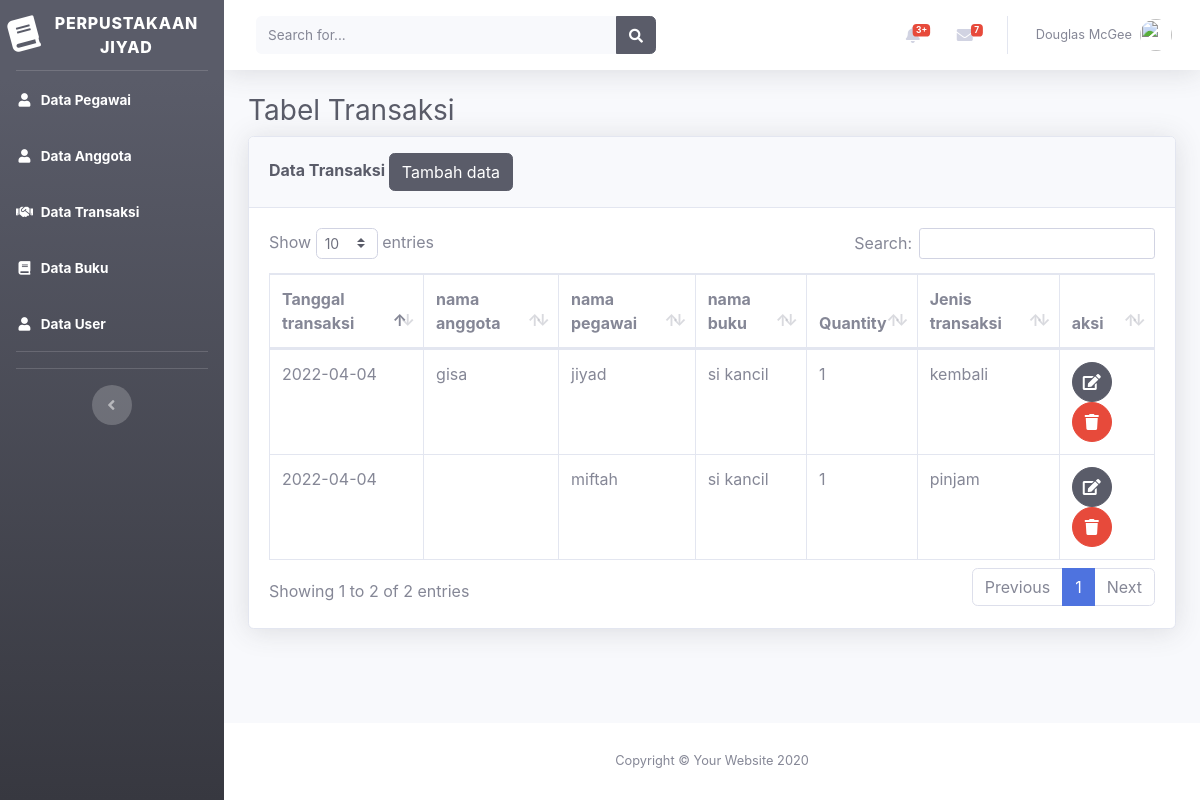
Page /beranda.php?page=transaksi on the committed database.
### tables this page shows
CREATE TABLE `tabel_transaksi` (
  `id_transaksi` int(5) NOT NULL,
  `tanggal_transaksi` date NOT NULL,
  `id_anggota` int(5) NOT NULL,
  `id_pegawai` int(5) NOT NULL,
  `id_buku` int(7) NOT NULL,
  `quantity` int(2) NOT NULL,
  `jenis_transaksi` enum('pinjam','kembali') NOT NULL
);

CREATE TABLE `tabel_anggota` (
  `id_anggota` int(5) NOT NULL,
  `nama_anggota` varchar(50) NOT NULL,
  `jenis_kelamin` varchar(15) NOT NULL,
  `alamat` text NOT NULL,
  `no_hp` varchar(20) NOT NULL
);

CREATE TABLE `tabel_pegawai` (
  `id_pegawai` int(5) NOT NULL,
  `nama_pegawai` varchar(50) NOT NULL,
  `jenis_kelamin` enum('laki-laki','perempuan') NOT NULL,
  `alamat` text NOT NULL,
  `no_hp` varchar(20) NOT NULL,
  `jabatan` varchar(30) NOT NULL
);

CREATE TABLE `tabel_buku` (
  `id_buku` int(7) NOT NULL,
  `isbn` varchar(30) NOT NULL,
  `nama_buku` varchar(50) NOT NULL,
  `penulis` varchar(50) NOT NULL,
  `penerbit` varchar(50) NOT NULL,
  `tahun_terbit` year(4) NOT NULL
);

### views/transaksi/transaksi.php (the view)
<div class="container-fluid">
    <h1 class="h3 mb-2 text-gray-800">Tabel Transaksi</h1>
    <div class="card shadow mb-4">
        <div class="card-header py-3">
            <h6 class="m-0 font-weight-bold text-dark">Data Transaksi
            <a href="beranda.php?page=transaksi&aksi=add">
                <button class= "btn btn-dark">Tambah data</button>
                </a>
            </h6>
        </div>
        <div class="card-body">
            <div class="table-responsive">
                <table class="table table-bordered" id="dataTable" width="100%" cellspacing="0">
                    <thead>
                    <tr>
                            <th>Tanggal transaksi</th>
                            <th>nama anggota</th>
                            <th>nama pegawai</th>
                            <th>nama buku</th>
                            <th>Quantity</th>
                            <th>Jenis transaksi</th>
                            <th>aksi</th>
                        </tr>
                    </thead>
                    <tbody>
                    <?php
                            $sql = "SELECT trs.*,ag.nama_anggota,pg.nama_pegawai,bk.nama_buku FROM tabel_transaksi trs left join tabel_anggota ag on trs.id_anggota = ag.id_anggota left join tabel_pegawai pg on trs.id_pegawai = pg.id_pegawai left join tabel_buku bk on trs.id_buku=bk.id_buku";
                            $show = $db->query($sql);
                            foreach ($show as $tr):
                       ?>
                        <tr>
                            <td><?php echo $tr["tanggal_transaksi"]?></td>
                            <td><?php echo $tr["nama_anggota"]?></td>
                            <td><?php echo $tr["nama_pegawai"]?></td>
                            <td><?php echo $tr["nama_buku"]?></td>
                            <td><?php echo $tr["quantity"]?></td>
                            <td><?php echo $tr["jenis_transaksi"]?></td>
                            <td>
                <a href="beranda.php?page=transaksi&aksi=edit&id=<?php echo $tr['id_transaksi']?>"
                    class="btn btn-dark btn-circle">
                    <i class="fas fa-edit"></i>
                </a>
                <a href="model/transaksi/prosesdeletetransaksi.php?id=<?php echo $tr['id_transaksi']?>"
                    class="btn btn-danger btn-circle">
                    <i class="fas fa-trash"></i>
                </a>
            </td>
                        <?php endforeach ; ?>
                    </tbody>
                </table>
            </div>
        </div>
    </div>
</div>

### beranda.php (shortened to what this page needs)
<!DOCTYPE html>
<html lang="en">
<head>
    <link href="template/vendor/fontawesome-free/css/all.min.css" rel="stylesheet" type="text/css">
    <link href="template/css/sb-admin-2.min.css" rel="stylesheet">
    <link href="template/vendor/datatables/dataTables.bootstrap4.min.css" rel="stylesheet">
</head>
<body id="page-top">
    <div id="wrapper">
        <ul class="navbar-nav bg-gradient-dark sidebar sidebar-dark accordion" id="accordionSidebar">
            <a class="sidebar-brand d-flex align-items-center justify-content-center" href="beranda.php">
                <div class="sidebar-brand-icon rotate-n-15">
                    <i class="fas fa-book"></i>
                </div>
                <div class="sidebar-brand-text mx-3">Perpustakaan Jiyad</div>
            </a>
            <hr class="sidebar-divider my-0">
            <li class="nav-item active">
                <a class="nav-link" href="beranda.php?page=pegawai">
                    <i class="fas fa-fw fa-user"></i>
                    <span>Data Pegawai</span></a>
            </li>
            <li class="nav-item active">
                <a class="nav-link" href="beranda.php?page=anggota">
                    <i class="fas fa-fw fa-user"></i>
                    <span>Data Anggota</span></a>
            <li class="nav-item active">
                <a class="nav-link" href="beranda.php?page=transaksi">
                <i class="fas fa-handshake"></i>
                    <span>Data Transaksi</span></a>
            </li>
            <li class="nav-item active">
                <a class="nav-link" href="beranda.php?page=buku">
                    <i class="fas fa-fw fa-book"></i>
                    <span>Data Buku</span></a>
            </li>
            <li class="nav-item active">
                <a class="nav-link" href="beranda.php?page=user">
                    <i class="fas fa-fw fa-user"></i>
                    <span>Data User</span></a>
            </li>
            <hr class="sidebar-divider">
            <hr class="sidebar-divider d-none d-md-block">
            <div class="text-center d-none d-md-inline">
                <button class="rounded-circle border-0" id="sidebarToggle"></button>
            </div>
        </ul>
        <div id="content-wrapper" class="d-flex flex-column">
            <div id="content">
                <nav class="navbar navbar-expand navbar-light bg-white topbar mb-4 static-top shadow">
                    <form
                        class="d-none d-sm-inline-block form-inline mr-auto ml-md-3 my-2 my-md-0 mw-100 navbar-search">
                        <div class="input-group">
                            <input type="text" class="form-control bg-light border-0 small" placeholder="Search for..."
                                aria-label="Search" aria-describedby="basic-addon2">
                            <div class="input-group-append">
                                <button class="btn btn-dark" type="button">
                                    <i class="fas fa-search fa-sm"></i>
                                </button>
                            </div>
                        </div>
                    </form>
                    <ul class="navbar-nav ml-auto">
                        <li class="nav-item dropdown no-arrow mx-1">
                            <a class="nav-link dropdown-toggle" href="#" id="alertsDropdown" role="button"
                                data-toggle="dropdown" aria-haspopup="true" aria-expanded="false">
                                <span class="badge badge-danger badge-counter">3+</span>
                            </a>
                        </li>
                        <li class="nav-item dropdown no-arrow mx-1">
                            <a class="nav-link dropdown-toggle" href="#" id="messagesDropdown" role="button"
                                data-toggle="dropdown" aria-haspopup="true" aria-expanded="false">
                                <i class="fas fa-envelope fa-fw"></i>
                                <span class="badge badge-danger badge-counter">7</span>
                            </a>
                        </li>
                        <li class="nav-item dropdown no-arrow">
                            <a class="nav-link dropdown-toggle" href="#" id="userDropdown" role="button"
                                data-toggle="dropdown" aria-haspopup="true" aria-expanded="false">
                                <span class="mr-2 d-none d-lg-inline text-gray-600 small">Douglas McGee</span>
                                <img class="img-profile rounded-circle"
                                    src="img/undraw_profile.svg">
                            </a>
                        </li>
                    </ul>
                </nav>
                <?php
                      include "config/routes.php";
                ?>
            </div>
            <footer class="sticky-footer bg-white">
                <div class="container my-auto">
                    <div class="copyright text-center my-auto">
                        <span>Copyright &copy; Your Website 2020</span>
                    </div>
                </div>
            </footer>
        </div>
    </div>
</body>
</html>

### config/routes.php (shortened to what this page needs)
<?php
if(@$_GET['page'] == ''){
    include "views/beranda.php";
}else if(@$_GET['page'] == 'transaksi'){
    @$aksi = $_GET['aksi'];
    if(@$aksi){
        if(@$aksi == 'add'){
            include "views/transaksi/addtransaksi.php";
        }
        else if(@$aksi == 'edit'){
            include "views/transaksi/edittransaksi.php";
        }
        else if(@$aksi == 'delete'){
            include "model/transaksi/prosesdeletetransaksi.php";
        }
    }else
    {
        include "views/transaksi/transaksi.php";
    }
}

### rows in the picture
tabel_transaksi: tanggal_transaksi "2022-04-04", id_anggota.nama_anggota "gisa", id_pegawai.nama_pegawai "jiyad", id_buku.nama_buku "si kancil", quantity "1", jenis_transaksi "kembali"
tabel_transaksi: tanggal_transaksi "2022-04-04", id_pegawai.nama_pegawai "miftah", id_buku.nama_buku "si kancil", quantity "1", jenis_transaksi "pinjam"
